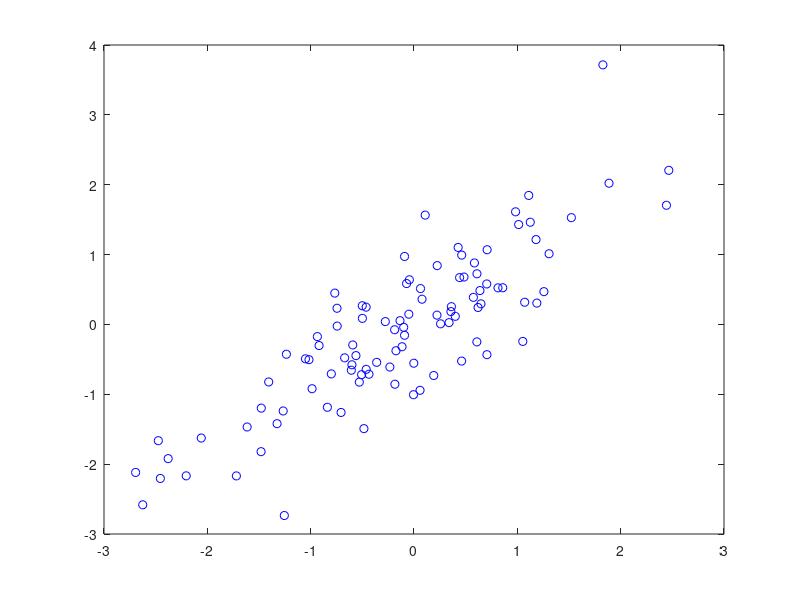

This figure's MATLAB source: (Note: this script raises an error after producing the figure.)
X = load('test_pca.txt');


figure(1);
plot(X(:,1),X(:,2),'bo');
mypause

[Z,vecs,vals] = PCA(X,2);

XX = Z(:,1)*pinv(Z(:,1))*(X-ones(100,1)*mean(X))+ones(100,1)*mean(X);
figure(2);
plot(X(:,1),X(:,2),'bo',XX(:,1),XX(:,2),'ro');
hold on;
for n=1:100,
  plot([X(n,1) XX(n,1)],[X(n,2) XX(n,2)], 'k-');
end;
hold off;

XX = Z(:,2)*pinv(Z(:,2))*(X-ones(100,1)*mean(X))+ones(100,1)*mean(X);
figure(3);
plot(X(:,1),X(:,2),'bo',XX(:,1),XX(:,2),'ro');
hold on;
for n=1:100,
  plot([X(n,1) XX(n,1)],[X(n,2) XX(n,2)], 'k-');
end;
hold off;
